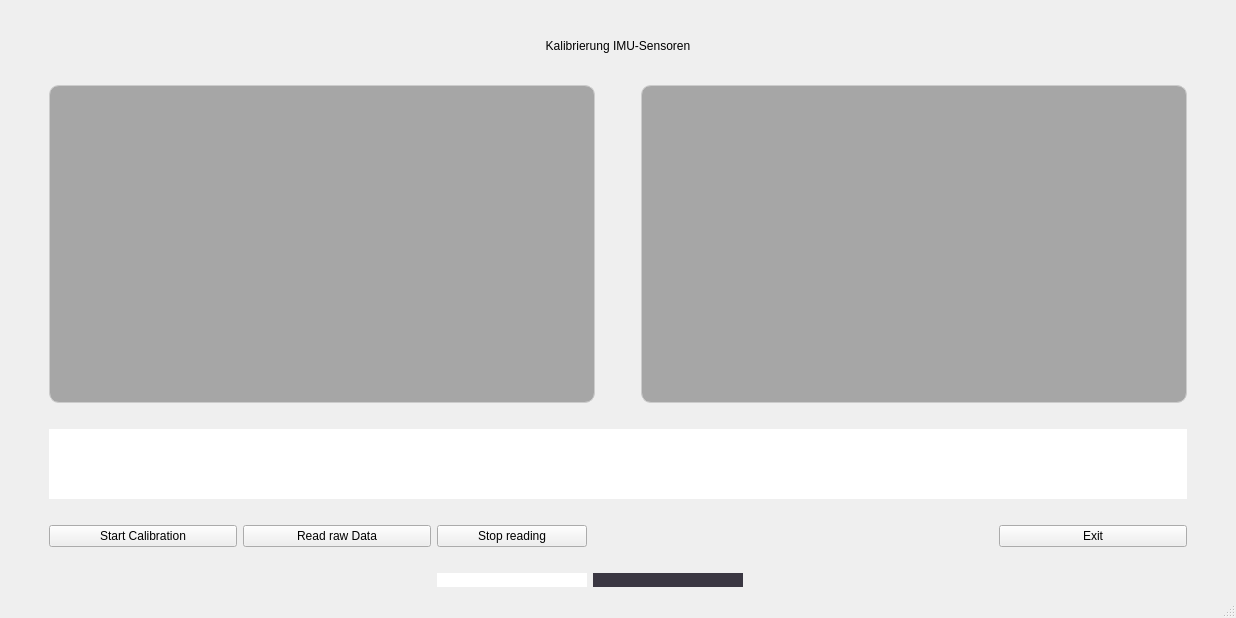
<?xml version="1.0" encoding="UTF-8"?>
<ui version="4.0">
 <class>MainWindow</class>
 <widget class="QMainWindow" name="MainWindow">
  <property name="geometry">
   <rect>
    <x>0</x>
    <y>0</y>
    <width>1236</width>
    <height>618</height>
   </rect>
  </property>
  <property name="windowTitle">
   <string>MainWindow</string>
  </property>
  <widget class="QWidget" name="hintergrund">
   <layout class="QVBoxLayout" name="verticalLayout_4">
    <item>
     <layout class="QVBoxLayout" name="verticalLayout" stretch="0,1,0,9,0,2,0,0">
      <item>
       <spacer name="verticalSpacer_8">
        <property name="orientation">
         <enum>Qt::Vertical</enum>
        </property>
        <property name="sizeType">
         <enum>QSizePolicy::Fixed</enum>
        </property>
        <property name="sizeHint" stdset="0">
         <size>
          <width>20</width>
          <height>20</height>
         </size>
        </property>
       </spacer>
      </item>
      <item>
       <widget class="QLabel" name="header">
        <property name="text">
         <string>&lt;html&gt;&lt;head/&gt;&lt;body&gt;&lt;p align=&quot;center&quot;&gt;Kalibrierung IMU-Sensoren&lt;/p&gt;&lt;/body&gt;&lt;/html&gt;</string>
        </property>
       </widget>
      </item>
      <item>
       <spacer name="verticalSpacer_6">
        <property name="orientation">
         <enum>Qt::Vertical</enum>
        </property>
        <property name="sizeType">
         <enum>QSizePolicy::Fixed</enum>
        </property>
        <property name="sizeHint" stdset="0">
         <size>
          <width>20</width>
          <height>15</height>
         </size>
        </property>
       </spacer>
      </item>
      <item>
       <layout class="QHBoxLayout" name="horizontalLayout" stretch="0,2,0,2,0">
        <item>
         <spacer name="horizontalSpacer_2">
          <property name="orientation">
           <enum>Qt::Horizontal</enum>
          </property>
          <property name="sizeType">
           <enum>QSizePolicy::Fixed</enum>
          </property>
          <property name="sizeHint" stdset="0">
           <size>
            <width>40</width>
            <height>20</height>
           </size>
          </property>
         </spacer>
        </item>
        <item>
         <widget class="QFrame" name="plot_frame_1">
          <property name="styleSheet">
           <string notr="true">background-color: rgb(166, 166, 166);
border-radius: 10px;
border: 1px solid #ccc;</string>
          </property>
          <property name="frameShape">
           <enum>QFrame::StyledPanel</enum>
          </property>
          <property name="frameShadow">
           <enum>QFrame::Raised</enum>
          </property>
         </widget>
        </item>
        <item>
         <spacer name="horizontalSpacer_11">
          <property name="orientation">
           <enum>Qt::Horizontal</enum>
          </property>
          <property name="sizeType">
           <enum>QSizePolicy::Fixed</enum>
          </property>
          <property name="sizeHint" stdset="0">
           <size>
            <width>40</width>
            <height>20</height>
           </size>
          </property>
         </spacer>
        </item>
        <item>
         <widget class="QFrame" name="plot_frame_2">
          <property name="styleSheet">
           <string notr="true">background-color: rgb(166, 166, 166);
border-radius: 10px;
border: 1px solid #ccc;</string>
          </property>
          <property name="frameShape">
           <enum>QFrame::StyledPanel</enum>
          </property>
          <property name="frameShadow">
           <enum>QFrame::Raised</enum>
          </property>
         </widget>
        </item>
        <item>
         <spacer name="horizontalSpacer_3">
          <property name="orientation">
           <enum>Qt::Horizontal</enum>
          </property>
          <property name="sizeType">
           <enum>QSizePolicy::Fixed</enum>
          </property>
          <property name="sizeHint" stdset="0">
           <size>
            <width>40</width>
            <height>20</height>
           </size>
          </property>
         </spacer>
        </item>
       </layout>
      </item>
      <item>
       <spacer name="verticalSpacer_2">
        <property name="orientation">
         <enum>Qt::Vertical</enum>
        </property>
        <property name="sizeType">
         <enum>QSizePolicy::Fixed</enum>
        </property>
        <property name="sizeHint" stdset="0">
         <size>
          <width>20</width>
          <height>20</height>
         </size>
        </property>
       </spacer>
      </item>
      <item>
       <layout class="QHBoxLayout" name="horizontalLayout_2">
        <item>
         <spacer name="horizontalSpacer_4">
          <property name="orientation">
           <enum>Qt::Horizontal</enum>
          </property>
          <property name="sizeType">
           <enum>QSizePolicy::Fixed</enum>
          </property>
          <property name="sizeHint" stdset="0">
           <size>
            <width>40</width>
            <height>20</height>
           </size>
          </property>
         </spacer>
        </item>
        <item>
         <widget class="QLabel" name="textausgabe_1">
          <property name="styleSheet">
           <string notr="true">
background-color: rgb(255, 255, 255);</string>
          </property>
          <property name="text">
           <string>&lt;html&gt;&lt;head/&gt;&lt;body&gt;&lt;p align=&quot;center&quot;&gt;&lt;br/&gt;&lt;/p&gt;&lt;/body&gt;&lt;/html&gt;</string>
          </property>
         </widget>
        </item>
        <item>
         <spacer name="horizontalSpacer_5">
          <property name="orientation">
           <enum>Qt::Horizontal</enum>
          </property>
          <property name="sizeType">
           <enum>QSizePolicy::Fixed</enum>
          </property>
          <property name="sizeHint" stdset="0">
           <size>
            <width>40</width>
            <height>20</height>
           </size>
          </property>
         </spacer>
        </item>
       </layout>
      </item>
      <item>
       <spacer name="verticalSpacer">
        <property name="orientation">
         <enum>Qt::Vertical</enum>
        </property>
        <property name="sizeType">
         <enum>QSizePolicy::Fixed</enum>
        </property>
        <property name="sizeHint" stdset="0">
         <size>
          <width>10</width>
          <height>20</height>
         </size>
        </property>
       </spacer>
      </item>
      <item>
       <layout class="QGridLayout" name="gridLayout" rowstretch="0,0,0,0,0,0,0,0,0" columnstretch="0,0,0,0,0,0,0,0,0">
        <item row="8" column="4">
         <widget class="QLabel" name="itm_logo">
          <property name="maximumSize">
           <size>
            <width>150</width>
            <height>70</height>
           </size>
          </property>
          <property name="styleSheet">
           <string notr="true">background-color: rgba(52, 49, 61, 0.973);</string>
          </property>
          <property name="text">
           <string/>
          </property>
         </widget>
        </item>
        <item row="0" column="3">
         <widget class="QPushButton" name="pushButton_3">
          <property name="text">
           <string>Stop reading</string>
          </property>
         </widget>
        </item>
        <item row="0" column="6">
         <widget class="QPushButton" name="exitButton">
          <property name="text">
           <string>Exit</string>
          </property>
         </widget>
        </item>
        <item row="0" column="5">
         <spacer name="horizontalSpacer">
          <property name="orientation">
           <enum>Qt::Horizontal</enum>
          </property>
          <property name="sizeType">
           <enum>QSizePolicy::Fixed</enum>
          </property>
          <property name="sizeHint" stdset="0">
           <size>
            <width>250</width>
            <height>20</height>
           </size>
          </property>
         </spacer>
        </item>
        <item row="0" column="0">
         <spacer name="horizontalSpacer_6">
          <property name="orientation">
           <enum>Qt::Horizontal</enum>
          </property>
          <property name="sizeType">
           <enum>QSizePolicy::Fixed</enum>
          </property>
          <property name="sizeHint" stdset="0">
           <size>
            <width>40</width>
            <height>20</height>
           </size>
          </property>
         </spacer>
        </item>
        <item row="0" column="4">
         <spacer name="horizontalSpacer_9">
          <property name="orientation">
           <enum>Qt::Horizontal</enum>
          </property>
          <property name="sizeType">
           <enum>QSizePolicy::Fixed</enum>
          </property>
          <property name="sizeHint" stdset="0">
           <size>
            <width>150</width>
            <height>20</height>
           </size>
          </property>
         </spacer>
        </item>
        <item row="2" column="8">
         <spacer name="horizontalSpacer_7">
          <property name="orientation">
           <enum>Qt::Horizontal</enum>
          </property>
          <property name="sizeType">
           <enum>QSizePolicy::Fixed</enum>
          </property>
          <property name="sizeHint" stdset="0">
           <size>
            <width>40</width>
            <height>20</height>
           </size>
          </property>
         </spacer>
        </item>
        <item row="0" column="2">
         <widget class="QPushButton" name="pushButton_2">
          <property name="text">
           <string>Read raw Data</string>
          </property>
         </widget>
        </item>
        <item row="8" column="3">
         <widget class="QLabel" name="tu_logo">
          <property name="sizePolicy">
           <sizepolicy hsizetype="Minimum" vsizetype="Minimum">
            <horstretch>0</horstretch>
            <verstretch>0</verstretch>
           </sizepolicy>
          </property>
          <property name="minimumSize">
           <size>
            <width>0</width>
            <height>0</height>
           </size>
          </property>
          <property name="maximumSize">
           <size>
            <width>150</width>
            <height>70</height>
           </size>
          </property>
          <property name="styleSheet">
           <string notr="true">background-color: rgb(255, 255, 255);</string>
          </property>
          <property name="text">
           <string/>
          </property>
         </widget>
        </item>
        <item row="0" column="1">
         <widget class="QPushButton" name="pushButton_1">
          <property name="text">
           <string>Start Calibration</string>
          </property>
         </widget>
        </item>
       </layout>
      </item>
     </layout>
    </item>
   </layout>
  </widget>
  <widget class="QStatusBar" name="statusbar"/>
 </widget>
 <resources/>
 <connections/>
</ui>
